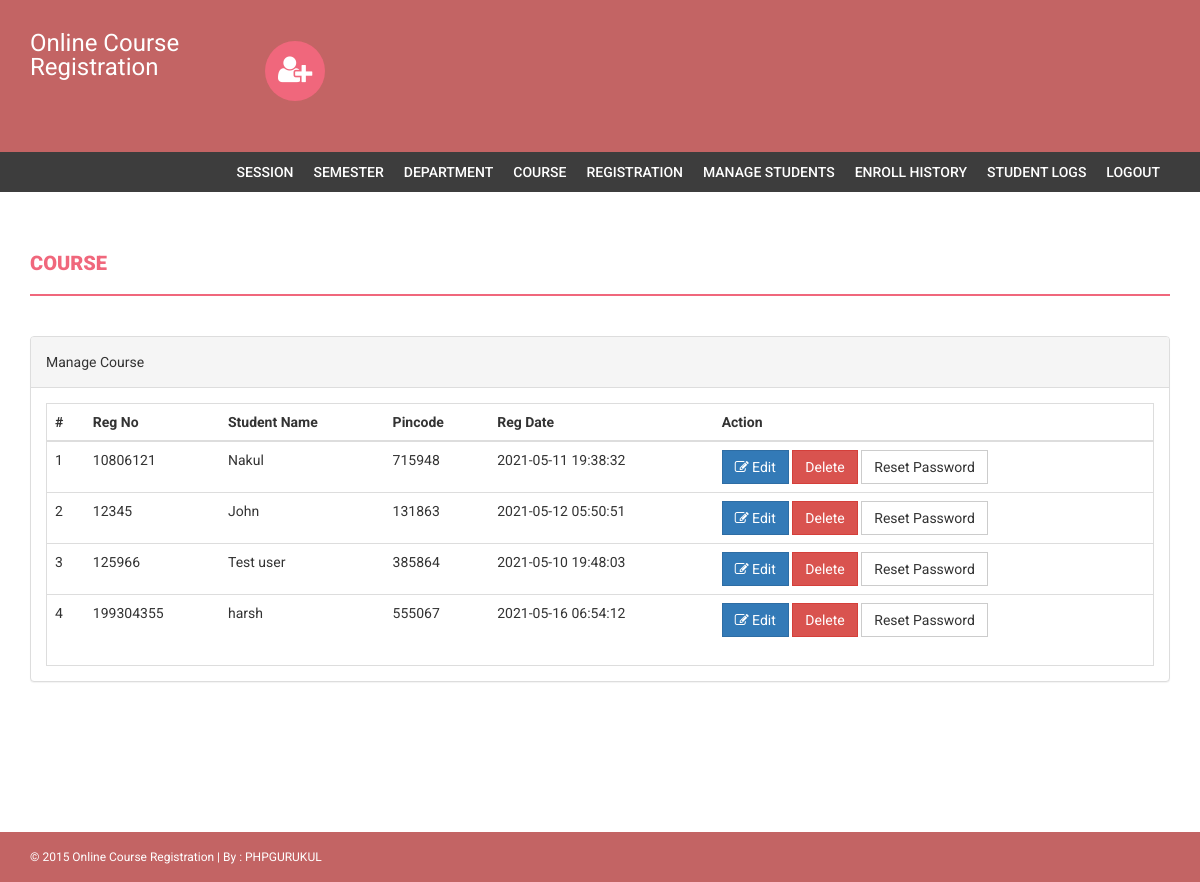
The app's page /onlinecourse/admin/manage-students.php (signed in) with its own data.
### tables this page shows
CREATE TABLE `students` (
  `StudentRegno` varchar(255) NOT NULL,
  `studentPhoto` varchar(255) DEFAULT NULL,
  `password` varchar(255) DEFAULT NULL,
  `studentName` varchar(255) DEFAULT NULL,
  `pincode` varchar(255) DEFAULT NULL,
  `session` varchar(255) DEFAULT NULL,
  `department` varchar(255) DEFAULT NULL,
  `semester` varchar(255) DEFAULT NULL,
  `cgpa` decimal(10,2) DEFAULT NULL,
  `creationdate` timestamp NULL DEFAULT current_timestamp(),
  `updationDate` varchar(255) DEFAULT NULL
);

### onlinecourse/admin/manage-students.php (the view, shortened to what this page needs)
<?php
if(strlen($_SESSION['alogin'])==0)
    {
header('location:index.php');
}
else{
?>
<!DOCTYPE html>
<html xmlns="http://www.w3.org/1999/xhtml">
<head>
    <link href="assets/css/bootstrap.css" rel="stylesheet" />
    <link href="assets/css/font-awesome.css" rel="stylesheet" />
    <link href="assets/css/style.css" rel="stylesheet" />
</head>
<body>
<?php include('includes/header.php');?>
<?php if($_SESSION['alogin']!="")
{
 include('includes/menubar.php');
}
 ?>
    <div class="content-wrapper">
        <div class="container">
              <div class="row">
                    <div class="col-md-12">
                        <h1 class="page-head-line">Course  </h1>
                    </div>
                </div>
                <div class="row" >
                <div class="col-md-12">
                    <div class="panel panel-default">
                        <div class="panel-heading">
                            Manage Course
                        </div>
                        <div class="panel-body">
                            <div class="table-responsive table-bordered">
                                <table class="table">
                                    <thead>
                                        <tr>
                                            <th>#</th>
                                            <th>Reg No </th>
                                            <th>Student Name </th>
                                            <th> Pincode</th>
                                             <th>Reg Date</th>
                                             <th>Action</th>
                                        </tr>
                                    </thead>
                                    <tbody>
<?php
$sql=mysqli_query($con,"select * from students");
$cnt=1;
while($row=mysqli_fetch_array($sql))
{
?>
                                        <tr>
                                            <td><?php echo $cnt;?></td>
                                            <td><?php echo htmlentities($row['StudentRegno']);?></td>
                                            <td><?php echo htmlentities($row['studentName']);?></td>
                                            <td><?php echo htmlentities($row['pincode']);?></td>
                                            <td><?php echo htmlentities($row['creationdate']);?></td>
                                            <td>
                                            <a href="edit-student-profile.php?id=<?php echo $row['StudentRegno']?>">
<button class="btn btn-primary"><i class="fa fa-edit "></i> Edit</button> </a>
<a href="manage-students.php?id=<?php echo $row['StudentRegno']?>&del=delete" onClick="return confirm('Are you sure you want to delete?')">
                                            <button class="btn btn-danger">Delete</button>
</a>
<a href="manage-students.php?id=<?php echo $row['StudentRegno']?>&pass=update" onClick="return confirm('Are you sure you want to reset password?')">
<button type="submit" name="submit" id="submit" class="btn btn-default">Reset Password</button>
</a>
                                            </td>
                                        </tr>
<?php
$cnt++;
} ?>
                                    </tbody>
                                </table>
                            </div>
                        </div>
                    </div>
                </div>
            </div>
        </div>
    </div>
  <?php include('includes/footer.php');?>
</body>
</html>
<?php } ?>

### onlinecourse/admin/assets/css/style.css (style rules this page uses)
body { font-family: 'Roboto', sans-serif; line-height: 30px; }
.content-wrapper { margin-top: 40px; min-height: 600px; padding-bottom: 60px; }
.page-head-line { font-weight: 900; padding-bottom: 20px; border-bottom: 2px solid #F0677C; text-transform: uppercase; color: #F0677C; font-size: 20px; margin-bottom: 40px; }
.btn { border-radius: 0px; -webkit-border-radius: 0px; -moz-border-radius: 0px; }

### records on screen
students: StudentRegno "10806121", studentName "Nakul", pincode "715948", creationdate "2021-05-11 19:38:32"
students: StudentRegno "12345", studentName "John", pincode "131863", creationdate "2021-05-12 05:50:51"
students: StudentRegno "125966", studentName "Test user", pincode "385864", creationdate "2021-05-10 19:48:03"
students: StudentRegno "199304355", studentName "harsh", pincode "555067", creationdate "2021-05-16 06:54:12"
